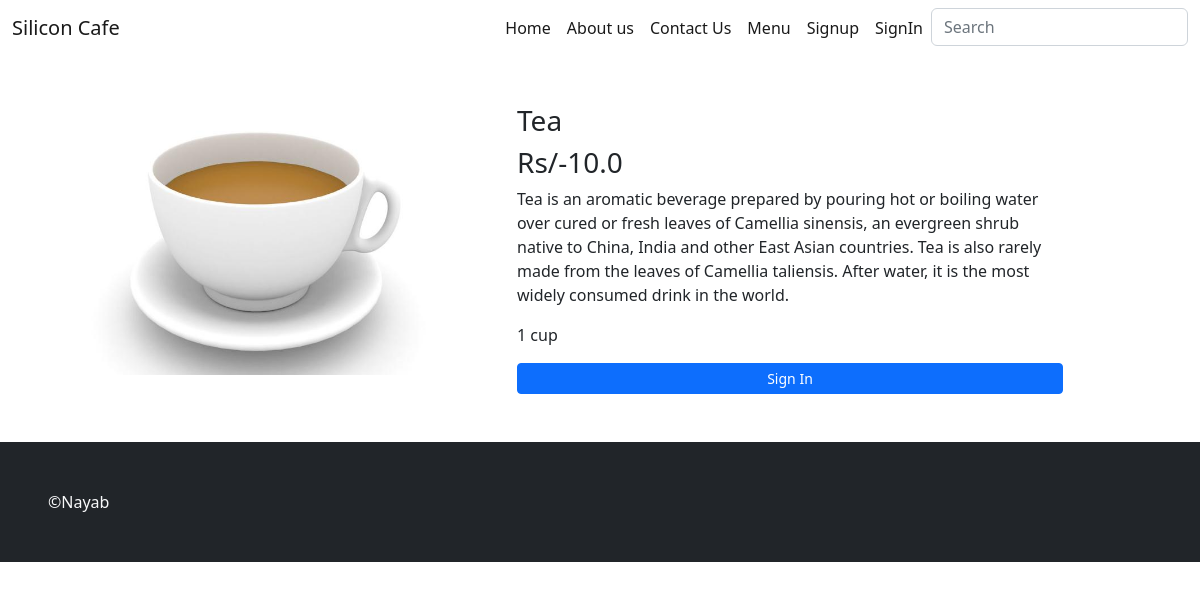
Page /food/deatils/6/ on the committed database.
### food/models.py (models this page shows, shortened)
class food(models.Model):
    category = models.ForeignKey(Cuisine, on_delete=models.DO_NOTHING)
    name = models.CharField(max_length=100)
    description = models.TextField()
    secondary_description = models.TextField(blank=True)  #can take blank value if value not given
    price = models.FloatField()
    is_available = models.BooleanField(default=True)   #default value
    image = models.ImageField(upload_to='food_images/')

### food/views.py (the view)
# urls.py: path('deatils/<int:id>/',views.details, name="details"),
def details(request,id):
   foods = food.objects.get(id=id)
   context = {
      'food' : foods
   }
   return render(request,'food/details.html',context)

### templates/food/details.html (shortened to what this page needs)
{% extends 'base.html' %}
{% load static %}
{% block css %}
<link rel="stylesheet" href="{% static 'css/cart-style.css' %}">
{% endblock css %}
{% block content %}
<div class = "container">
    <div class="row my-5">
        <div class="col-md-5">
            <img src="{{food.image.url}}"alt="{{food.name}}"class="img-fluid">
        </div>
        <div class="col-md-6">
            <h3 class="h3">{{food.name}}</h3>
            <h5 class="h3">Rs/-{{food.price}}</h5>
            <p class="text-lead">{{food.description}}</p>
            <p class="text-lead">{{food.secondary_description}}</p>
         {% if food.is_available %}
            {% if user.is_authenticated %}
                <form action="{% url 'add_to_cart' %}" method="post">
                        {% csrf_token %}
                        <input type="hidden" name="food_id" value="{{food.id}}">
                        <div class="input-group mb-3">
                            <button class="btn btn-outline-secondary" type="button" onclick="decrement()">-</button>
                            <input type="text" class="quantity" id="quantity" name="quantity" value="1" readonly>
                            <button class="btn btn-outline-secondary" type="button" onclick="increment()">+</button>
                          </div>
                          <input type="submit" value="Add to cart" class="btn btn-primary w-100">
                </form>
            {% else %}
            <a href="{% url 'signin' %}" class ="btn btn-sm btn-primary w-100">Sign In</a>
            {% endif %}
         {% else %}
          <p class="text-danger">Currently Unavailable</p>
         {% endif %}
        </div>
    </div>
</div>
{% endblock content %}

### rows in the picture
food: image (picture), name "Tea", price "10.0", description "Tea is an aromatic beverage prepared by pouring hot or boiling water over cured or fresh leaves of Camellia sinensis, an evergreen shrub native to China, India and other East Asian countries. Tea is also rarely made from the leaves of Camellia taliensis. After water, it is the most widely consumed drink in the world.", secondary_description "1 cup"
